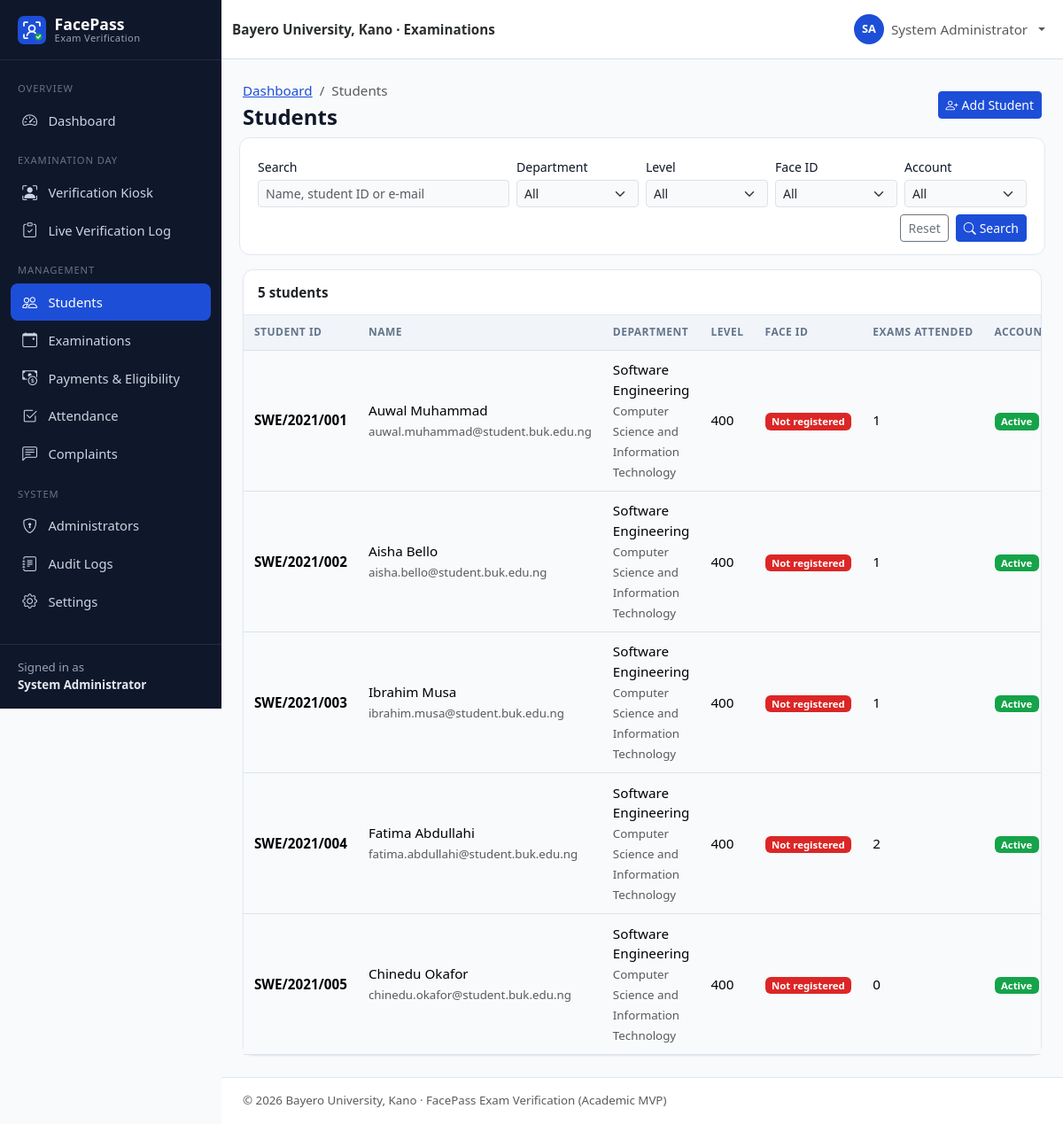
Page /admin/students.php (signed in) on the earlier database version.
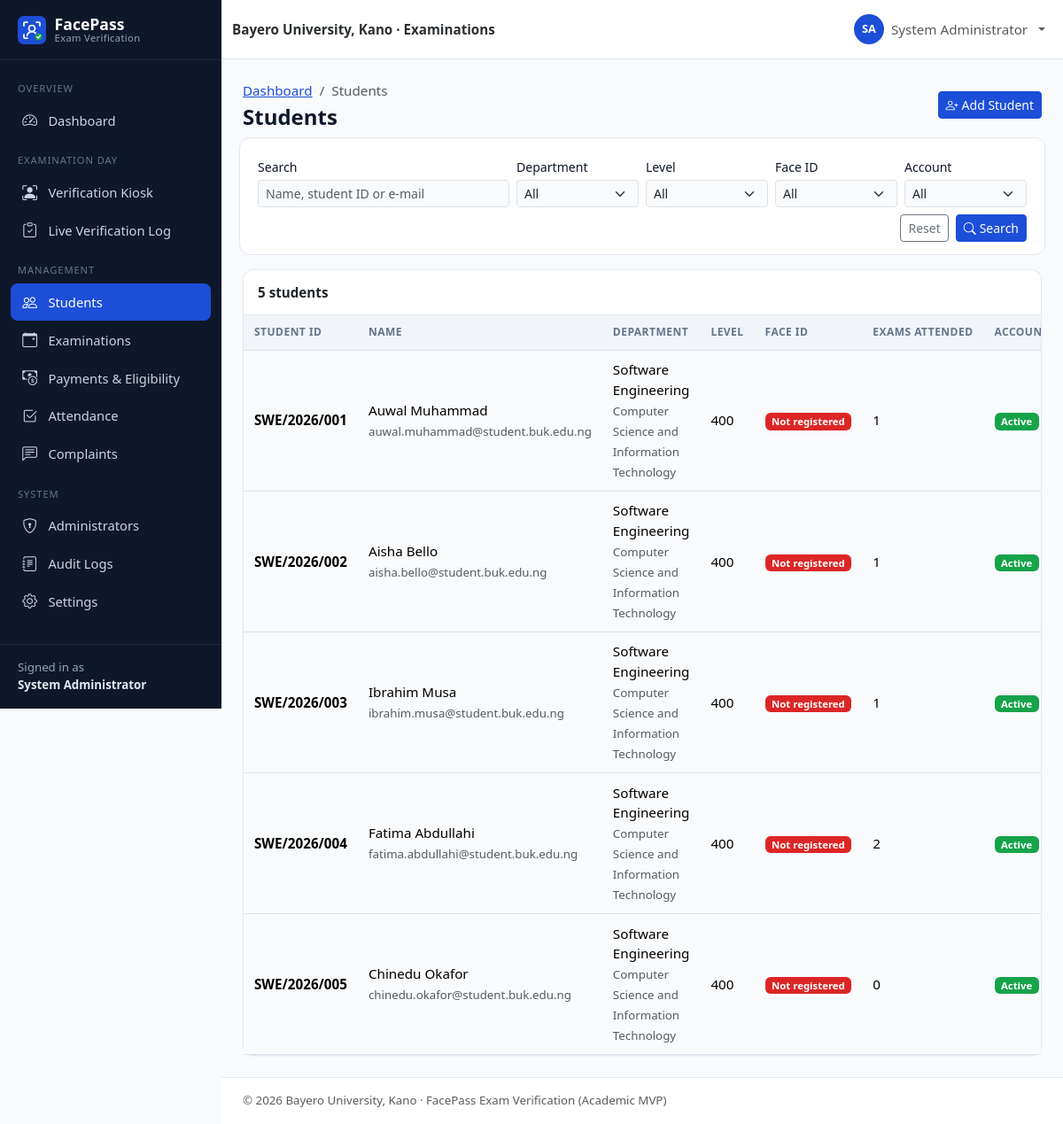
Same page on the later database version.
### tables this page shows
CREATE TABLE users (
    id               INT UNSIGNED NOT NULL AUTO_INCREMENT,
    student_id       VARCHAR(30)  NULL,                 
    first_name       VARCHAR(60)  NOT NULL,
    last_name        VARCHAR(60)  NOT NULL,
    email            VARCHAR(120) NOT NULL,
    phone            VARCHAR(20)  NULL,
    password         VARCHAR(255) NOT NULL,             
    role             ENUM('admin','student') NOT NULL DEFAULT 'student',
    department       VARCHAR(100) NULL,
    level            VARCHAR(10)  NULL,                 
    faculty          VARCHAR(100) NULL,
    face_registered  TINYINT(1)   NOT NULL DEFAULT 0,
    account_status   ENUM('active','inactive','suspended') NOT NULL DEFAULT 'active',
    created_at       TIMESTAMP    NOT NULL DEFAULT CURRENT_TIMESTAMP,
    updated_at       TIMESTAMP    NOT NULL DEFAULT CURRENT_TIMESTAMP ON UPDATE CURRENT_TIMESTAMP,
    PRIMARY KEY (id),
    UNIQUE KEY uq_users_student_id (student_id),
    UNIQUE KEY uq_users_email (email),
    KEY idx_users_role (role),
    KEY idx_users_dept_level (department, level),
    KEY idx_users_status (account_status)
);

### admin/students.php (the view, shortened to what the changed rows need)
<?php
require_once __DIR__ . '/../includes/students.php';
$pdo = db();
$where = ["role = 'student'"];
$params = [];
$whereSql = implode(' AND ', $where);
$stmt = $pdo->prepare("SELECT COUNT(*) FROM users WHERE $whereSql");
$stmt->execute($params);
$total = (int) $stmt->fetchColumn();
[$page, $perPage, $offset, $pages] = paginate($total, 15);
$stmt = $pdo->prepare(
    "SELECT u.*,
        (SELECT COUNT(*) FROM attendance a WHERE a.student_id = u.id AND a.status = 'present') AS exams_present
     FROM users u WHERE $whereSql
     ORDER BY u.student_id LIMIT $perPage OFFSET $offset"
);
$stmt->execute($params);
$students = $stmt->fetchAll();
require __DIR__ . '/../includes/header.php';
?>
<div class="card">
    <div class="table-responsive">
        <table class="table table-hover align-middle table-card">
            <thead>
            <tr><th>Student ID</th><th>Name</th><th>Department</th><th>Level</th><th>Face ID</th><th>Exams Attended</th><th>Account</th><th class="text-end">Actions</th></tr>
            </thead>
            <tbody>
            <?php foreach ($students as $s): ?>
                <tr>
                    <td class="fw-semibold"><?= e($s['student_id']) ?></td>
                    <td><?= e(full_name($s)) ?><br><span class="small text-muted"><?= e($s['email']) ?></span></td>
                    <td><?= e($s['department']) ?><br><span class="small text-muted"><?= e($s['faculty']) ?></span></td>
                    <td><?= e($s['level']) ?></td>
                    <td><?= yes_no_badge($s['face_registered'], 'Registered', 'Not registered') ?></td>
                    <td><?= (int) $s['exams_present'] ?></td>
                    <td><?= status_badge($s['account_status']) ?></td>
                </tr>
            <?php endforeach; ?>
            </tbody>
        </table>
    </div>
</div>
<?php require __DIR__ . '/../includes/footer.php'; ?>

### includes/functions.php (shortened to what the changed rows need)
<?php
function e($value): string
{
    return htmlspecialchars((string) ($value ?? ''), ENT_QUOTES | ENT_SUBSTITUTE, 'UTF-8');
}
function get_int(string $key, int $default = 0): int
{
    $value = filter_var($_GET[$key] ?? null, FILTER_VALIDATE_INT);
    return $value === false || $value === null ? $default : $value;
}
function full_name(array $row): string
{
    return trim(($row['first_name'] ?? '') . ' ' . ($row['last_name'] ?? ''));
}
function status_badge(?string $status): string
{
    $map = [
        'scheduled' => 'primary', 'ongoing' => 'warning text-dark', 'completed' => 'success',
        'cancelled' => 'secondary', 'present' => 'success', 'absent' => 'danger',
        'rejected' => 'danger', 'pending' => 'warning text-dark', 'reviewed' => 'info text-dark',
        'resolved' => 'success', 'active' => 'success', 'inactive' => 'secondary',
        'suspended' => 'danger', 'facial_recognition' => 'primary', 'manual' => 'dark',
    ];
    $status = (string) $status;
    $class = $map[$status] ?? 'secondary';
    $label = ucwords(str_replace('_', ' ', $status));
    return '<span class="badge bg-' . $class . '">' . e($label) . '</span>';
}
function yes_no_badge($value, string $yes = 'Yes', string $no = 'No'): string
{
    return $value
        ? '<span class="badge bg-success">' . e($yes) . '</span>'
        : '<span class="badge bg-danger">' . e($no) . '</span>';
}
function paginate(int $total, int $perPage = 15): array
{
    $pages = max(1, (int) ceil($total / $perPage));
    $page = min(max(1, get_int('page', 1)), $pages);
    return [$page, $perPage, ($page - 1) * $perPage, $pages];
}

Differences in the rows shown:
changed users "Auwal Muhammad": student "SWE/2021/001" → "SWE/2026/001"
changed users "Aisha Bello": student "SWE/2021/002" → "SWE/2026/002"
changed users "Ibrahim Musa": student "SWE/2021/003" → "SWE/2026/003"
changed users "Fatima Abdullahi": student "SWE/2021/004" → "SWE/2026/004"
changed users "Chinedu Okafor": student "SWE/2021/005" → "SWE/2026/005"
